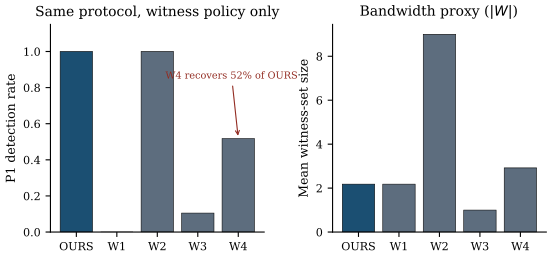

The script that drew this image:
# -*- coding: utf-8 -*-
"""Tier-2 witness selection (paper03 fig:witness)."""
from __future__ import annotations

import os
import sys

import matplotlib.pyplot as plt
import numpy as np

HERE = os.path.dirname(os.path.abspath(__file__))
sys.path.insert(0, HERE)

from _style import C_BASE, C_OURS, C_WARN, apply_style, load, save  # noqa: E402


def main():
    apply_style()
    t = load()["tier2"]
    labels = t["labels"]
    x = np.arange(len(labels))
    fig, axes = plt.subplots(1, 2, figsize=(6.4, 2.7), gridspec_kw={"wspace": 0.32})

    colors = [C_OURS if L == "OURS" else C_BASE for L in labels]
    axes[0].bar(x, t["p1_dr"], color=colors, edgecolor="black", lw=0.4)
    axes[0].set_xticks(x)
    axes[0].set_xticklabels(labels)
    axes[0].set_ylabel("P1 detection rate")
    axes[0].set_ylim(0, 1.15)
    axes[0].set_title("Same protocol, witness policy only")
    axes[0].spines["top"].set_visible(False)
    axes[0].spines["right"].set_visible(False)

    axes[1].bar(x, t["witness_mean"], color=colors, edgecolor="black", lw=0.4)
    axes[1].set_xticks(x)
    axes[1].set_xticklabels(labels)
    axes[1].set_ylabel("Mean witness-set size")
    axes[1].set_title(r"Bandwidth proxy ($|W|$)")
    axes[1].spines["top"].set_visible(False)
    axes[1].spines["right"].set_visible(False)

    ours_dr = t["p1_dr"][labels.index("OURS")]
    w4_dr = t["p1_dr"][labels.index("W4")]
    axes[0].annotate(
        f"W4 recovers {w4_dr / ours_dr:.0%} of OURS",
        xy=(labels.index("W4"), w4_dr),
        xytext=(2.2, 0.85),
        fontsize=7,
        arrowprops=dict(arrowstyle="->", color=C_WARN, lw=0.8),
        color=C_WARN,
    )
    save(fig, "fig_witness.pdf")


if __name__ == "__main__":
    main()
